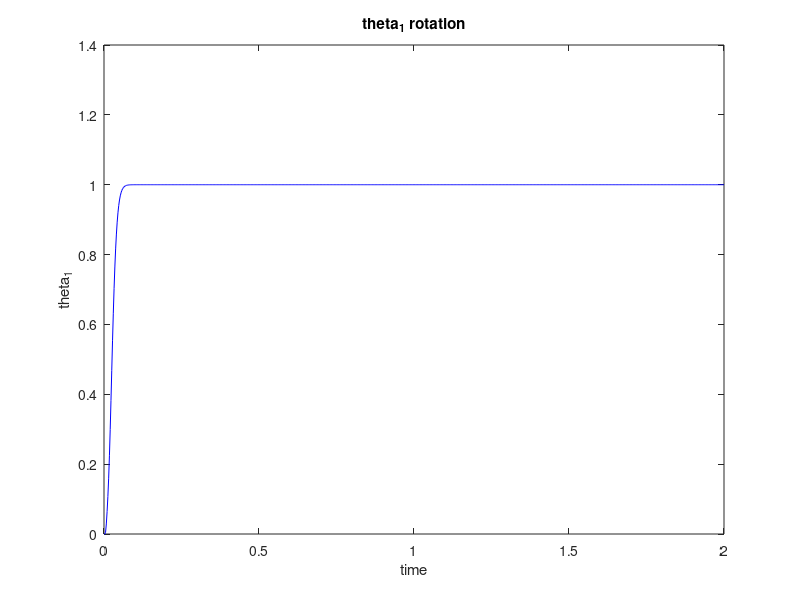
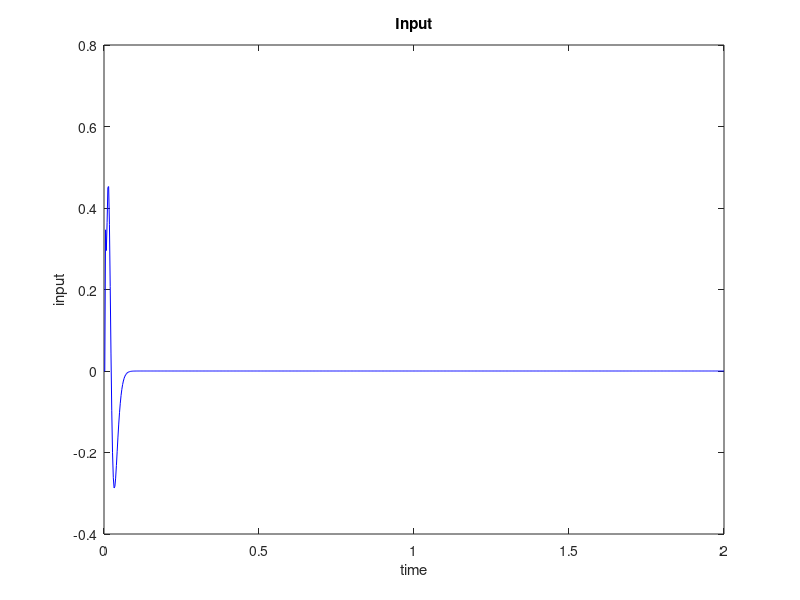
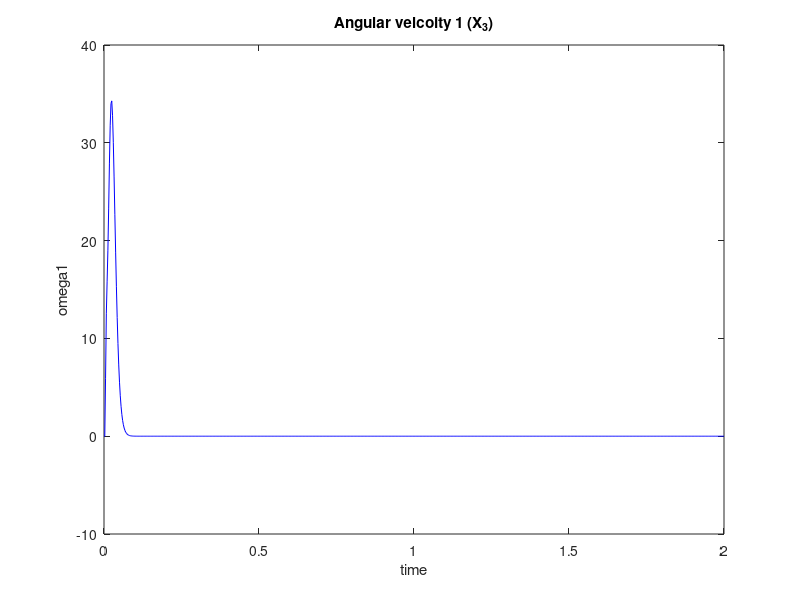
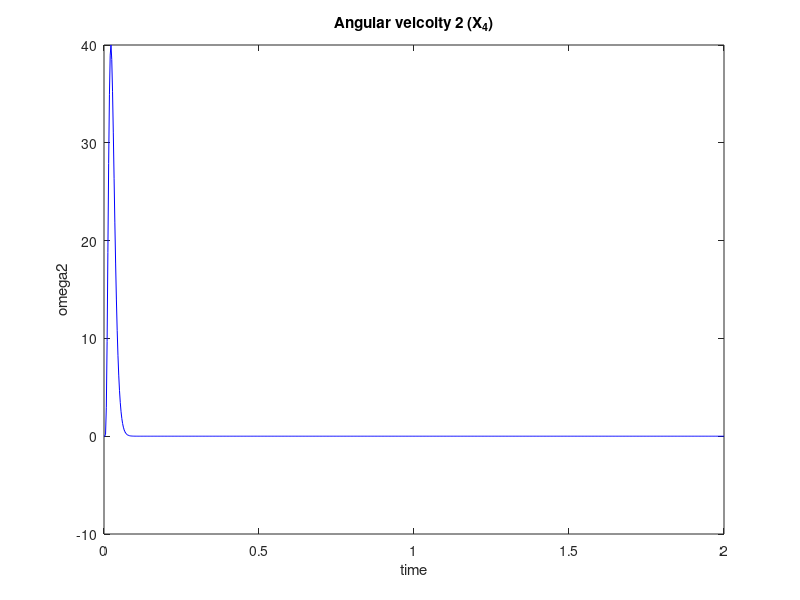

MATLAB code to generate these figures, in order: (Note: this script raises an error after producing the figures.)
%% Clear
clear;
clc;

%% Global variables
global A B C K F r;
%% Assign values
k_m = 4.4*10^-2;
j_1 = 3.75*10^-6;
j_2 = 3.75*10^-6;
b = 1*10^-5;
k = 0.2656;
d = 3.125*10^-5;
%% System Matrix
A=[0 0 1 0;0 0 0 1;-k/j_1 k/j_1 -(d+b)/j_1 (d+b)/j_1;k/j_2 -k/j_2 (d+b)/j_2 -(d+b)/j_2];
B=[0;0;k_m/j_1;0];
C=[1 0 0 0];

%% Convert to DT
% h =2.9*10^-3; %Sampling period as 2.9ms
h =2.5*10^-3; %Sampling period as 2.5ms
sys_cont = ss(A,B,C,0);
sys_disc = c2d(sys_cont,h);
A_d = sys_disc.A;
B_d = sys_disc.B;
C_d = sys_disc.C;
D_d = sys_disc.D;

phi = sys_disc.a;

eigs(phi)

%% Using numerical method (Euler's form)
gamma0 = zeros(4,1);
gamma1 = zeros(4,1);
step = 1e-5;
tau = 1*10^-3;
% tau = 0.9*10^-3;
%tau = 0.03655*10^-3;
for a = 0:step:(h-tau)
    gamma0 = gamma0+ step*expm(A*a)*B;
end
for a = (h-tau):step:h
    gamma1 = gamma1 + step*expm(A*a)*B;
end

%% Creation of Augmented mattrix
phi_aug = [phi gamma1;0 0 0 0 0]
gamma_aug = [gamma0;1]
C_aug = [C 0]

%% Check the controllability of augmnented 
Ctest = [gamma_aug phi_aug*gamma_aug (phi_aug)^2*gamma_aug (phi_aug)^3*gamma_aug (phi_aug)^4*gamma_aug];
det(Ctest)
%% Controller design 
alpha = zeros(1,5);
for c= -1:0.1:1
    alpha= [c c c c c];
    K = -acker(phi_aug,gamma_aug,alpha);
    F = 1/(C_aug*inv(eye(5)-phi_aug-gamma_aug*K)*gamma_aug);
    r = 1;
    x1 = zeros(1,floor(2/h)) ;x2 = zeros(1,floor(2/h)); x3 = zeros(1,floor(2/h)); x4 = zeros(1,floor(2/h)); x5 = zeros(1,floor(2/h));
    time = zeros(1,floor(2/h));
     input =  zeros(1,floor(2/h));
%     x1(2) = 0 ;x2(2) = 0;x3(2) = 0; x4(2) = 0; x5(2) = 0;
    input(2) = 0; time(2) = h;
    for i=2:2/h
        u = K*[x1(i);x2(i);x3(i);x4(i);x5(i)] + F*r;
        xkp1 = phi_aug*[x1(i);x2(i);x3(i);x4(i);x5(i)]+  gamma_aug*u;
        x1(i+1) = xkp1(1);
        x2(i+1) = xkp1(2);
        x3(i+1) = xkp1(3);
        x4(i+1) = xkp1(4);
        x5(i+1) = xkp1(5);
        input(i+1) = u;    
        time(i+1) = time(i) + h;   
     end
     if min(input)>-1 && max(input)<1 && max(x3)<50 && max(x4)<50
        final_alpha = alpha;
        disp('Found!')
        break
     end
end

%%
figure(1)
plot(time, x1, 'b');
xlabel('time')
ylabel('theta_1')
title('theta_1 rotation')
figure(2)
plot(time, input, 'b');
xlabel('time')
ylabel('input')
title('Input')
figure(3)
plot(time, x3, 'b');
xlabel('time')
ylabel('omega1')
title('Angular velcoity 1 (X_3)')
figure(4)
plot(time, x4, 'b');
xlabel('time')
ylabel('omega2')
title('Angular velcoity 2 (X_4)')
figure(5)
plot(time, x5, 'b');
xlabel('time')
ylabel('Previous input')
title('Previous input u_k')
max_input = max(input)


%% Simulink
%hp = 0.0001;
% hc = h;
% reference = 1;
% delay_count = floor(tau/hp);
% sys_disc = c2d(sys_cont,hp);
% Ad_plant = sys_disc.A;
% Bd_plant = sys_disc.B;
% Cd_plant = eye(4);
% Dd_plant = zeros(4,1);
assignment1_2022_Simulink_init_Dualrotary(tau,h,K,F)

%Hc = 2.5*10^-3;
%Hc = 2e-3;